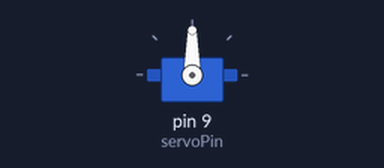
Simulated run of this sketch. Board: Arduino Uno, built with avr-gcc and run on an emulated ATmega328P. On the bench: servo. Random numbers use the default seed unless the sketch sets one.

Above: at 0.95 s.
At 9.3 s:
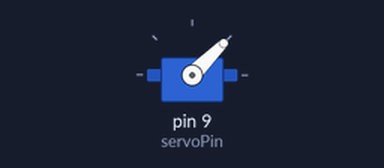
At 22.0 s:
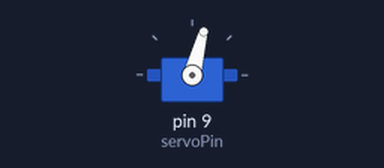
At 33.2 s:
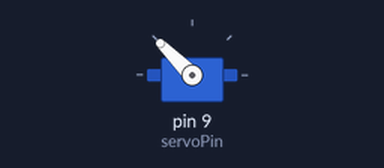
Timing chart, 0 to 40.0 s (numbered marks = the images above):
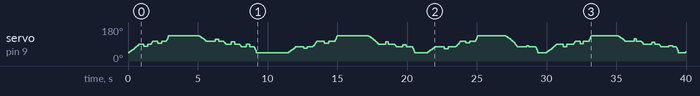

The sketch:

servo_hesitant_sweep.ino
```cpp
#include <Servo.h>

Servo myServo;
const int servoPin = 9;

int posA = 45;   // one end angle
int posB = 135;  // other end angle

void setup() {
  myServo.attach(servoPin);
  myServo.write(posA);
  randomSeed(analogRead(A0)); // use noise from an unconnected analog pin to seed randomness
}

void loop() {
  moveHesitant(posA, posB);
  pauseBetween();
  moveHesitant(posB, posA);
  pauseBetween();
}

// Move the servo from startAngle to endAngle, starting slow and speeding up (acceleration),
// with several chances to hesitate partway through
void moveHesitant(int startAngle, int endAngle) {
  int steps = 24;
  int direction = (endAngle > startAngle) ? 1 : -1;
  int totalDistance = abs(endAngle - startAngle);

  for (int i = 0; i <= steps; i++) {
    int angle = startAngle + direction * (i * totalDistance / steps);
    myServo.write(angle);

    // wider delay range -> the slow start and fast finish are both more noticeable
    int stepDelay = map(i, 0, steps, 80, 8);
    delay(stepDelay);

    // check for hesitation at a few points along the sweep instead of just the middle
    if ((i == steps / 3 || i == steps / 2 || i == (2 * steps) / 3) && random(0, 100) < 70) {
      hesitate(angle, direction);
    }
  }
}

// A hesitation beat: freeze, flinch backward a little (against the direction of travel),
// freeze again, then let the main loop continue forward. The backward flinch is what
// reads as "hesitating" rather than just "slowing down"
void hesitate(int currentAngle, int direction) {
  delay(random(300, 700)); // initial freeze

  int flinchAngle = currentAngle - direction * random(5, 15); // small step backward
  myServo.write(flinchAngle);
  delay(random(150, 300));

  myServo.write(currentAngle); // settle back to where it paused
  delay(random(250, 550)); // second freeze before continuing forward
}

// Pause between sweeps, longer and more varied so the overall rhythm feels uncertain
void pauseBetween() {
  int pauseTime = random(400, 2500);
  delay(pauseTime);
}
```
